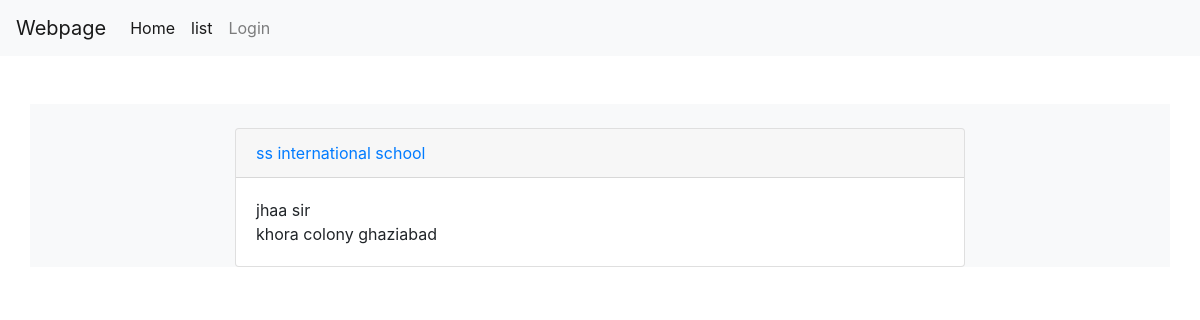
Page /cbv/list/ on the earlier database version.
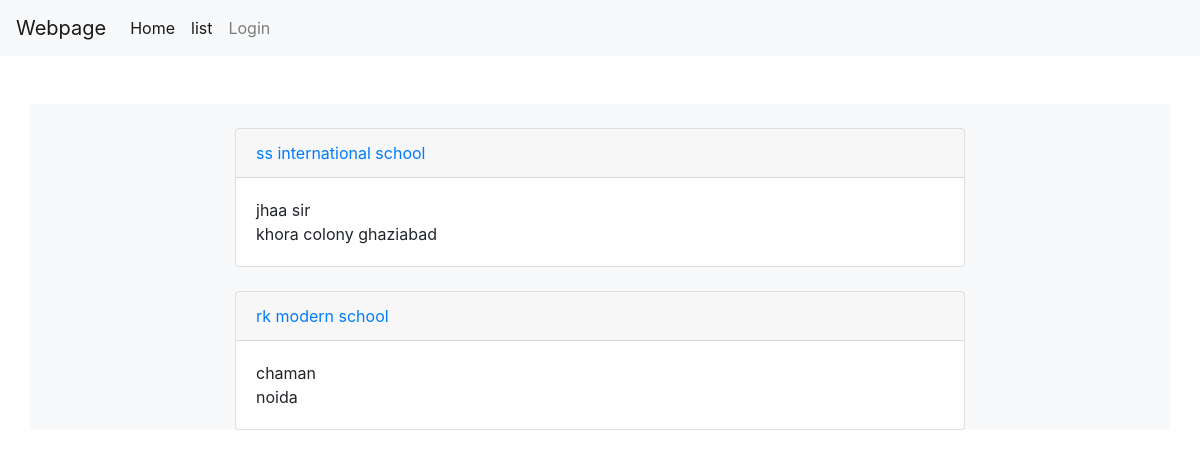
Same page on the later database version.
### CBV/models.py (models this page shows, shortened)
class School(models.Model):
    name=models.CharField(max_length=256)
    principal=models.CharField(max_length=256)
    address=models.CharField(max_length=256)

### CBV/views.py (the view)
class MyList(ListView):
    model=models.School

### CBV/templates/CBV/school_list.html
{% extends "CBV/base.html" %}
{%block body_block %}
    {% for school in school_list.all %}
        <div class="card mt-4">
            <div class="card-header">
                <a href="../detail/{{school.id}}">{{school.name}}</a>
            </div>
            <div class="card-body">
                {{school.principal}}
                <br>
                {{school.address}}
            </div>
        </div>
    {% endfor %}
{% endblock %}

### CBV/templates/CBV/base.html (shortened to what this page needs)
<!DOCTYPE html>
<html>
<head>
    <link rel="stylesheet" href="https://stackpath.bootstrapcdn.com/bootstrap/4.3.1/css/bootstrap.min.css">
</head>
<body>
        <nav class="navbar navbar-expand-lg navbar-light bg-light">
                <a class="navbar-brand" href="{% url 'index' %}">Webpage</a>
                <div class="collapse navbar-collapse" id="navbarSupportedContent">
                  <ul class="navbar-nav mr-auto">
                    <li class="nav-item active">
                      <a class="nav-link" href="{% url 'index1' %}">Home <span class="sr-only">(current)</span></a>
                    </li>
                    <li class="nav-item active">
                            <a class="nav-link" href="{% url 'second:dater' %}">list <span class="sr-only">(current)</span></a>
                          </li>
                    {% if user.is_authenticated %}
                        <li class="nav-item">
                            <a class="nav-link" href="{% url 'user_logout' %}">Logout</a>
                        </li>
                    {% else %}
                        <li class="nav-item">
                            <a class="nav-link" href="{% url 'user_login' %}">Login</a>
                        </li>
                    {% endif %}
                  </ul>
                </div>
              </nav>
    <div class="container">
            <div class="row bg-light mt-5">
                <div class="col-8 mx-auto d-block">
                        {% block body_block%}
                        {% endblock %}
                </div>
            </div>
    </div>
</body>
</html>

Differences in the rows shown:
added School: name "rk modern school", principal "chaman", address "noida"
